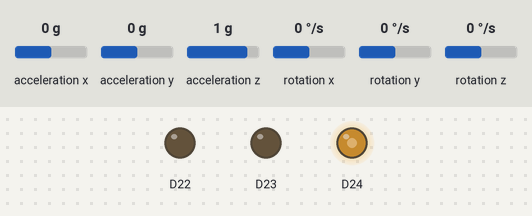
This sketch was run on a simulated Arduino Nano 33 BLE. Parts: output pins drawn as LEDs (lit = HIGH). Inputs (shaded band) come from the test bench; at power-on: acceleration x 0 g, acceleration y 0 g, rotation x 0 °/s, acceleration z 1 g, rotation y 0 °/s, rotation z 0 °/s. What the sketch prints to the serial monitor is not drawn.

Above: at 1.2 s.
1.3 s: acceleration x set to -0.4 g
At 2.2 s:
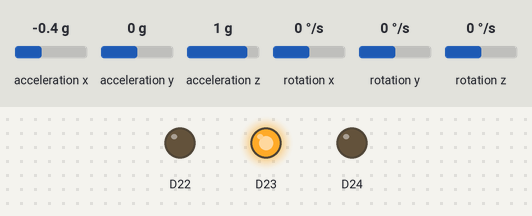
2.8 s: acceleration y set to -0.3 g
4.3 s: acceleration y set to -0.6 g
At 5.2 s:
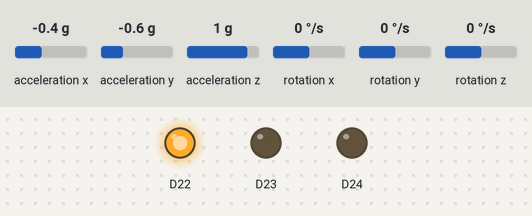
5.8 s: rotation x set to -4 °/s
At 6.6 s:
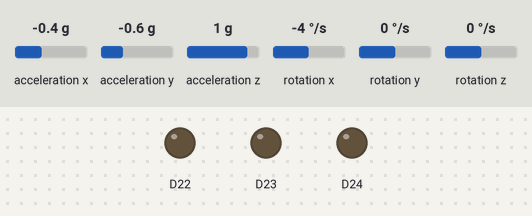
7.3 s: acceleration x set to 0.8 g
At 8.2 s:
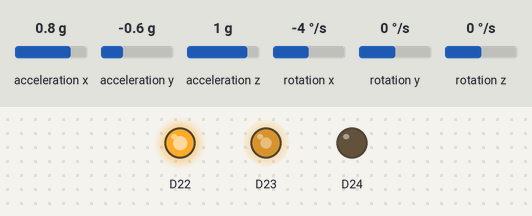
8.8 s: acceleration x set to 1.4 g
At 9.8 s:
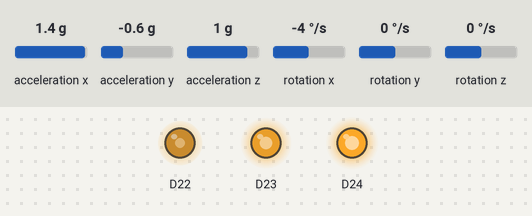
Timing chart, 0 to 11.3 s (numbered marks = the images above; inputs shaded):
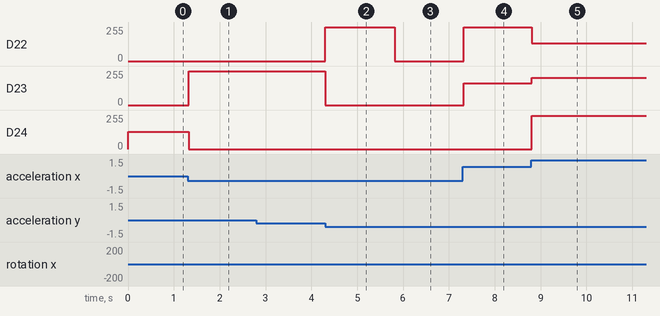

Measured:
- the behaviour switches between -0.2 and -0.3 g on acceleration x (found by bisection; images 0 and 1)
- the behaviour switches between -0.4 and -0.5 g on acceleration y (found by bisection; images 1 and 2)
- the behaviour switches between -2 and -3 °/s on rotation x (found by bisection; images 2 and 3)
- after the input at 1.3 s, D23: 0/255 → 255/255 at once; D24: 128/255 → 0/255 at once
- after the input at 4.3 s, D22: 0/255 → 255/255 at once; D23: 255/255 → 0/255 at once
- after the input at 5.8 s, D22: 255/255 → 0/255 at once
- after the input at 7.3 s, D22: 0/255 → 255/255 at once; D23: 0/255 → 165/255 at once
- after the input at 8.8 s, D22: 255/255 → 135/255 at once; D23: 165/255 → 206/255 at once; D24: 0/255 → 250/255 at once

The sketch:

preprocesamiento5.ino
```cpp
/*
 * Este programa pretende simular el proceso de decision de un modelo de Machine Learning.
 * Para ello ocupamos 3 fases que son muy importantes en la generacion de un modelo de ML:
 *  - Adquisicion de los datos provenientes del IMU del Arduino nano33 BLE Sense
 *  - Preprocesamiento de los datos (Suavizar la señal y obtener las caracteristicas estadisticas)
 *  - Implementacion del arbol de decision en una estructura if-else
 *  - Manejo del LED RGB segun la actividad que se esta realizando
 *
 * Las caracteristicas obtenidas en el programa se obtuvieron de acuerdo a la decision que toma el
 * arbol de decision, en el modelo entrenado en Matlab se asignan 14 caracteristicas estadisticas, pero
 * no todas son tomadas en cuenta.
 *
 * El tipo de arbol de decision que implementamos es de tipo Medium Tree, debido a que el tipo Fine Tree
 * es demasido extenso y no encontre como convertirlo a codigo. El arbol Coarse Tree tenia un 72.9% de
 * resultados positivos entonces no es conveniente implementarlo. El Medium Tree tiene una precision de
 * 82.6% por lo cual no es del todo exacto pero es lo suficientemente preciso.
 */

//Biblioteca para usar el IMU del Arduino nano33 BLE Sense
#include <Arduino_LSM9DS1.h>

// Vectores de almacenamiento temporal de la señal
float rAx[10];
float rAy[10];
float rAz[10];

float rGx[10];
float rGy[10];
float rGz[10];

// Contadores
int contador = 0;
int n = 0;

// Variable de información de la suma de las señales
float p_AxSum = 0;
float p_AySum = 0;
float p_AzSum = 0;

float p_GxSum = 0;
float p_GySum = 0;
float p_GzSum = 0;

// Variables finales de la señal preprocesada
float f_Ax = 0;
float f_Ay = 0;
float f_Az = 0;

float f_Gx = 0;
float f_Gy = 0;
float f_Gz = 0;

//LED RGB
const int LED_BUILTIN_RED = LEDR;
const int LED_BUILTIN_GREEN = LEDG;
const int LED_BUILTIN_BLUE = LEDB;


void setup() {
  // Inicialización del IMU
  Serial.begin(9600);
  while (!Serial)
    ;

  if (!IMU.begin()) {
    Serial.println("Fallo al iniciar el IMU");
    while (1)
      ;
  }

  //Configuramos el LED RGB como salida
  pinMode(LED_BUILTIN_RED, OUTPUT);
  pinMode(LED_BUILTIN_GREEN, OUTPUT);
  pinMode(LED_BUILTIN_BLUE, OUTPUT);
}

void loop() {
  // Lectura de los valores del IMU
  float ax, ay, az, gx, gy, gz;
  if (IMU.accelerationAvailable() && IMU.gyroscopeAvailable()) {
    IMU.readAcceleration(ax, ay, az);
    IMU.readGyroscope(gx, gy, gz);

    // Almacenamiento de los datos en los vectores
    if (contador < 10) {
      rAx[contador] = ax;
      rAy[contador] = ay;
      rAz[contador] = az;
      rGx[contador] = gx;
      rGy[contador] = gy;
      rGz[contador] = gz;
      contador++;
    } else {
      contador = 0;
    }

    // Reinicio de las sumas
    p_AxSum = 0;
    p_AySum = 0;
    p_AzSum = 0;
    p_GxSum = 0;
    p_GySum = 0;
    p_GzSum = 0;

    // Suma de los valores en los vectores
    for (n = 0; n < 10; n++) {
      p_AxSum += rAx[n];
      p_AySum += rAy[n];
      p_AzSum += rAz[n];
      p_GxSum += rGx[n];
      p_GySum += rGy[n];
      p_GzSum += rGz[n];
    }

    // Cálculo de promedios
    f_Ax = p_AxSum / 10;
    f_Ay = p_AySum / 10;
    f_Az = p_AzSum / 10;
    f_Gx = p_GxSum / 10;
    f_Gy = p_GySum / 10;
    f_Gz = p_GzSum / 10;

//    Serial.print(ax);
//    Serial.print('\t');
//    Serial.println(f_Ax);

    // Obtencion de las características estadísticas
    float max_Ax = obtenerMaximo(rAx, 10);
    float min_Ax = obtenerMinimo(rAx, 10);
    float max_Az = obtenerMaximo(rAz, 10);
    float min_Az = obtenerMinimo(rAz, 10);
    float min_Ay = obtenerMinimo(rAy, 10);
    float median_Gx = obtenerMediana(rGx, 10);
    float median_Gy = obtenerMediana(rGy, 10);
    float rms_Ax = obtenerRMS(rAx, 10);
    float rms_Ay = obtenerRMS(rAy, 10);
    float rms_Gx = obtenerRMS(rGx, 10);

    // Determinar la actividad usando el metodo conjunto
    String actividad = obtenerActividad(max_Ax, min_Ax, max_Az, min_Az, min_Ay, median_Gy, median_Gx, rms_Ax, rms_Ay, rms_Gx);

    // Control del LED según la actividad que se esta realizando
    controlarLED(actividad);
  }
}

// Función para obtener el máximo
float obtenerMaximo(float arr[], int size) {
  float maxVal = arr[0];
  for (int i = 1; i < size; i++) {
    if (arr[i] > maxVal) {
      maxVal = arr[i];
    }
  }
  return maxVal;
}

// Función para obtener el mínimo
float obtenerMinimo(float arr[], int size) {
  float minVal = arr[0];
  for (int i = 1; i < size; i++) {
    if (arr[i] < minVal) {
      minVal = arr[i];
    }
  }
  return minVal;
}

// Función para obtener la mediana
float obtenerMediana(float arr[], int size) {
  float tempArr[size];
  for (int i = 0; i < size; i++) {
    tempArr[i] = arr[i];
  }
  // Ordenar el arreglo en orden ascendente
  for (int i = 0; i < size - 1; i++) {
    for (int j = 0; j < size - i - 1; j++) {
      if (tempArr[j] > tempArr[j + 1]) {
        float temp = tempArr[j];
        tempArr[j] = tempArr[j + 1];
        tempArr[j + 1] = temp;
      }
    }
  }
  // Obtener la mediana
  if (size % 2 == 0) {
    return (tempArr[size / 2 - 1] + tempArr[size / 2]) / 2;
  } else {
    return tempArr[size / 2];
  }
}

// Función para obtener el valor RMS
float obtenerRMS(float arr[], int size) {
  float sum = 0;
  for (int i = 0; i < size; i++) {
    sum += arr[i] * arr[i];
  }
  float meanSquare = sum / size;
  return sqrt(meanSquare);
}

// Función para obtener la actividad según el arbol de decision
String obtenerActividad(float max_Ax, float min_Ax, float max_Az, float min_Az, float min_Ay, float median_Gx, float median_Gy, float rms_Ax, float rms_Ay, float rms_Gx) {
  if (max_Ax < -0.642727) {
    if (f_Ay < -0.132967) {
      return "acostado";
    } else {
      return "abdominales";
    }
  } else {
    if (rms_Gx < 2.60253) {
      if (rms_Ay < 0.411199) {
        if (f_Ax < -0.251121) {
          return "acostado";
        } else {
          return "sentado";
        }
      } else {
        if (median_Gy < 3.26798) {
          if (f_Ay < 0.55239) {
            return "abdominales";
          } else {
            return "trotanto";
          }
        } else {
          if (f_Ax < 0.570841) {
            return "bote_balon";
          } else {
            return "Tiro_canasta";
          }
        }
      }
    } else {
      if (max_Ax < 0.986111) {
        if (min_Ay < -0.325606) {
          if (min_Ax < 0.462273) {
            if (min_Az < -0.0262121) {
              return "acostado";
            } else {
              return "Trote";
            }
          } else {
            if (min_Az < 0.0906566) {
              return "Trote";
            } else {
              return "bote_balon";
            }
          }
        } else {
          if (min_Ax < 0.147172) {
            return "Tiro_canasta";
          } else {
            if (max_Az < 0.308434) {
              return "caminando";
            } else {
              return "bote_balon";
            }
          }
        }
      } else {
        if (median_Gx < 15.7931) {
          if (rms_Ax < 0.951489) {
            return "bote_balon";
          } else {
            return "salto_payaso";
          }
        } else {
          return "trote";
        }
      }
    }
  }
}

// Función para controlar el LED según la actividad
void controlarLED(String actividad) {

  if (actividad == "trote") {
    // Encender el LED en morado
    analogWrite(LED_BUILTIN_RED, 255);
    analogWrite(LED_BUILTIN_GREEN, 0);
    analogWrite(LED_BUILTIN_BLUE, 255);
    Serial.println("trote");
  } else if (actividad == "caminando") {
    // Encender el LED en rosa
    analogWrite(LED_BUILTIN_RED, 255);
    analogWrite(LED_BUILTIN_GREEN, 192);
    analogWrite(LED_BUILTIN_BLUE, 203);
    Serial.println("caminando");
  } else if (actividad == "bote_balon") {
    // Encender el LED en naranja
    analogWrite(LED_BUILTIN_RED, 255);
    analogWrite(LED_BUILTIN_GREEN, 165);
    analogWrite(LED_BUILTIN_BLUE, 0);
    Serial.println("botando");
  } else if (actividad == "salto_payaso") {
    // Encender el LED en azul claro
    analogWrite(LED_BUILTIN_RED, 135);
    analogWrite(LED_BUILTIN_GREEN, 206);
    analogWrite(LED_BUILTIN_BLUE, 250);
    Serial.println("saltando de payaso");
  } else if (actividad == "acostado") {
    // Encender el LED en verde
    analogWrite(LED_BUILTIN_RED, 0);
    analogWrite(LED_BUILTIN_GREEN, 255);
    analogWrite(LED_BUILTIN_BLUE, 0);
    Serial.println("acostado");
  } else if (actividad == "sentado") {
    // Encender el LED en azul marino
    analogWrite(LED_BUILTIN_RED, 0);
    analogWrite(LED_BUILTIN_GREEN, 0);
    analogWrite(LED_BUILTIN_BLUE, 128);
    Serial.println("sentado");
  } else if (actividad == "abdominales") {
    // Encender el LED en rojo
    analogWrite(LED_BUILTIN_RED, 255);
    analogWrite(LED_BUILTIN_GREEN, 0);
    analogWrite(LED_BUILTIN_BLUE, 0);
    Serial.println("abdominales");
  } else if (actividad == "Tiro_canasta") {
    // Encender el LED en café
    analogWrite(LED_BUILTIN_RED, 165);
    analogWrite(LED_BUILTIN_GREEN, 42);
    analogWrite(LED_BUILTIN_BLUE, 42);
    Serial.println("tiro a canasta");
  } else {
    // Apagar el LED
    analogWrite(LED_BUILTIN_RED, 0);
    analogWrite(LED_BUILTIN_GREEN, 0);
    analogWrite(LED_BUILTIN_BLUE, 0);
    Serial.println("NR");
  }
}
```
